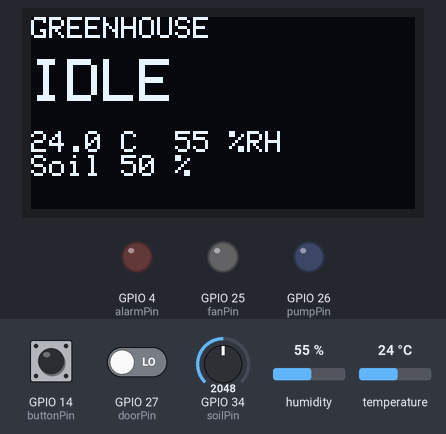
Bench run of a sketch on a simulated ESP32. Shown: 128×64 one-colour display, output pins drawn as LEDs (lit = HIGH). The test bench sets the inputs (shaded band); at power-on: GPIO 34 (soilPin) = 2048, temperature 24 °C, GPIO 27 (doorPin) LOW, GPIO 14 (buttonPin) HIGH, humidity 55 %. WiFi joins after 1.5 s; servers stay silent unless stated; random numbers use the default seed unless the sketch sets one; no MQTT or app messages arrive unless stated; what the sketch prints to the serial monitor is not drawn.

Above: at 2.7 s.
2.8 s: GPIO 34 (soilPin) set to 1261
4.6 s: GPIO 34 (soilPin) set to 1173
At 6.0 s:
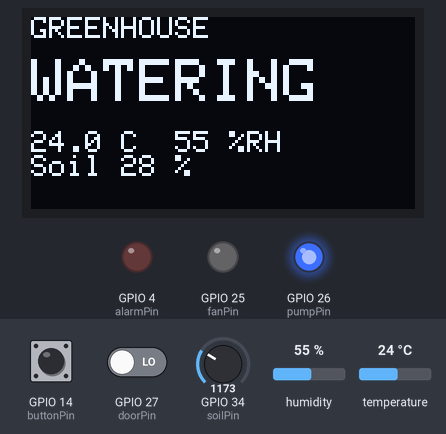
10.7 s: temperature set to 39.2 °C
At 13.3 s:
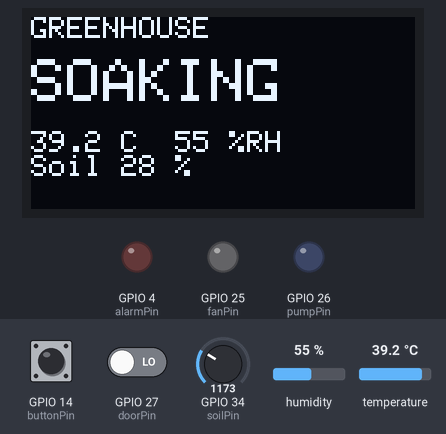
13.6 s: temperature set to 40.6 °C
At 15.7 s:
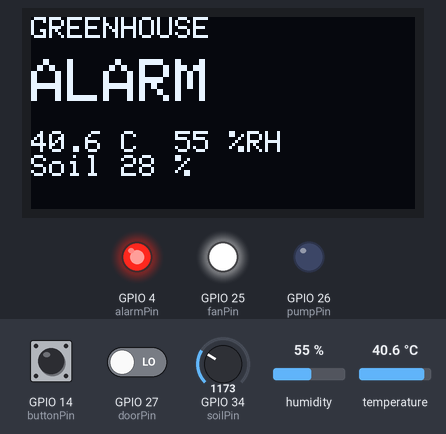
16.3 s: GPIO 27 (doorPin) driven HIGH
At 17.5 s:
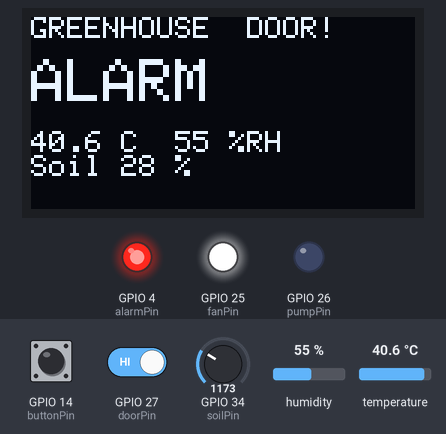
17.8 s: temperature set to 38.6 °C
At 19.4 s:
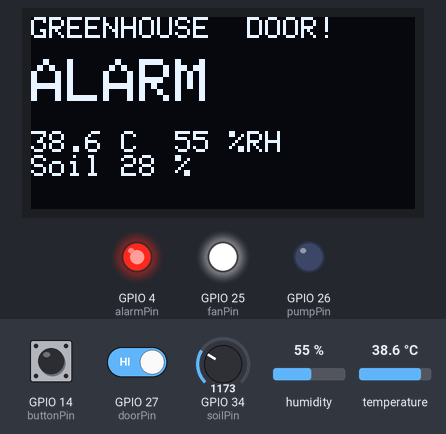
19.9 s: temperature set to 37.2 °C
At 23.0 s:
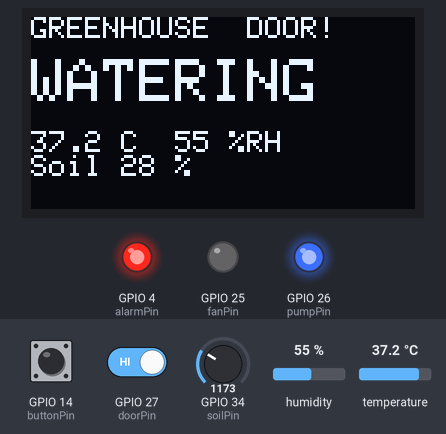
Timing chart, 0 to 28.4 s (numbered marks = the images above; inputs shaded):
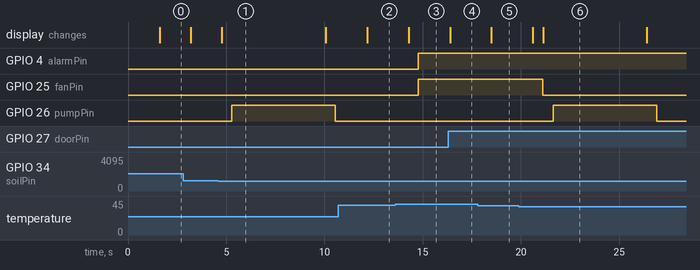

The sketch:

soak_millis_mqtt.ino
```cpp
#include <WiFi.h>
#include <PubSubClient.h>
#include <Wire.h>
#include <Adafruit_GFX.h>
#include <Adafruit_SSD1306.h>
#include <DHT.h>

int dhtPin = 15;
int soilPin = 34;
int doorPin = 27;
int buttonPin = 14;
int fanPin = 25;
int pumpPin = 26;
int alarmPin = 4;

DHT dht(dhtPin, DHT22);
Adafruit_SSD1306 oled(128, 64, &Wire, -1);

String state = "IDLE";
String lastState = "";

WiFiClient wifiClient;
PubSubClient mqtt(wifiClient);
unsigned long startTime = 0;

void setup() {
  Serial.begin(115200);
  pinMode(doorPin, INPUT_PULLUP);
  pinMode(buttonPin, INPUT_PULLUP);
  pinMode(pumpPin, OUTPUT);
  pinMode(alarmPin, OUTPUT);
  pinMode(fanPin, OUTPUT);
  dht.begin();
  Wire.begin(21, 22);
  oled.begin(SSD1306_SWITCHCAPVCC, 0x3C);
  oled.setTextColor(SSD1306_WHITE);

  WiFi.begin("Wokwi-GUEST", "", 6);
  while (WiFi.status() != WL_CONNECTED) {
    delay(500);
  }
  Serial.println("WiFi connected");

  mqtt.setServer("broker.hivemq.com", 1883);
  while (mqtt.connect(String("sltiot-" + String(random(100000))).c_str()) == false) {
    delay(1000);
  }
  Serial.println("MQTT connected");
}

void loop() {
  float temp = dht.readTemperature();
  float hum = dht.readHumidity();

  int soil = analogRead(soilPin) * 100 / 4095;

  int door = digitalRead(doorPin);
  int button = digitalRead(buttonPin);

  if (state == "IDLE") {
    digitalWrite(pumpPin, LOW);
    digitalWrite(fanPin, LOW);

    if (door == HIGH) {
      digitalWrite(alarmPin, HIGH);
    } else {
      digitalWrite(alarmPin, LOW);
    }

    if (temp > 40) {
      state = "ALARM";
    } else if (soil < 30 || button == LOW) {
      state = "WATERING";
      startTime = millis();
    }
  } else if (state == "WATERING") {
    digitalWrite(pumpPin, HIGH);
    digitalWrite(fanPin, LOW);

    if (door == HIGH) {
      digitalWrite(alarmPin, HIGH);
    } else {
      digitalWrite(alarmPin, LOW);
    }

    if (temp > 40) {
      state = "ALARM";
    } else if (millis() - startTime >= 5000) {
      state = "SOAKING";
      startTime = millis();
    }
  } else if (state == "SOAKING") {
    digitalWrite(pumpPin, LOW);
    digitalWrite(fanPin, LOW);

    if (door == HIGH) {
      digitalWrite(alarmPin, HIGH);
    } else {
      digitalWrite(alarmPin, LOW);
    }

    if (temp > 40) {
      state = "ALARM";
    } else if (millis() - startTime >= 10000) {
      state = "IDLE";
    }
  } else if (state == "ALARM") {
    digitalWrite(pumpPin, LOW);
    digitalWrite(fanPin, HIGH);
    digitalWrite(alarmPin, HIGH);

    if (temp < 38) {
      state = "IDLE";
    }
  }

  if (state != lastState) {
    lastState = state;
    String message = "State: " + state + "  Temp: " + String(temp, 1) + " C  Soil: " + String(soil) + " %";

    mqtt.publish("sltiot/change-me/state", message.c_str());

    Serial.print("Sent: ");
    Serial.println(message);
  }

  mqtt.loop();

  Serial.print("State: ");
  Serial.print(state);
  Serial.print("  Temp: ");
  Serial.print(temp);
  Serial.print("  Soil: ");
  Serial.println(soil);

  oled.clearDisplay();
  oled.setTextSize(1);
  oled.setCursor(0, 0);
  oled.print("GREENHOUSE");

  if (door == HIGH) {
    oled.print("  DOOR!");
  }

  oled.setTextSize(2);
  oled.setCursor(0, 14);
  oled.println(state);

  oled.setTextSize(1);
  oled.setCursor(0, 38);
  oled.print(temp, 1);
  oled.print(" C  ");
  oled.print(hum, 0);
  oled.println(" %RH");
  oled.print("Soil ");
  oled.print(soil);
  oled.print(" %");
  oled.display();

  delay(500);
}
```

Measured:
- the behaviour switches between 1229 and 1228 on GPIO 34 (soilPin) (found by bisection; images 0 and 1)
- the behaviour switches between 40 and 40.1 °C on temperature (found by bisection; images 2 and 3)
- the behaviour switches between 38 and 37.9 °C on temperature (found by bisection; images 5 and 6)
- after the input at 4.6 s, GPIO 26 (pumpPin): LOW → HIGH after 0.68 s, → LOW 5.3 s later; the display: changes after 0.18 s (image 1)
- after the input at 10.7 s, the display: changes after 1.5 s (image 2)
- after the input at 13.6 s, GPIO 4 (alarmPin), GPIO 25 (fanPin): LOW → HIGH after 1.2 s; the display: changes after 0.68 s (image 3)
- after the input at 16.3 s, the display: changes after 0.09 s (image 4)
- after the input at 17.8 s, the display: changes after 0.70 s (image 5)
- after the input at 19.9 s, GPIO 25 (fanPin): HIGH → LOW after 1.2 s; GPIO 26 (pumpPin): LOW → HIGH after 1.7 s, → LOW 5.3 s later; the display: first changes after 0.71 s (image 6 shows a later state)
